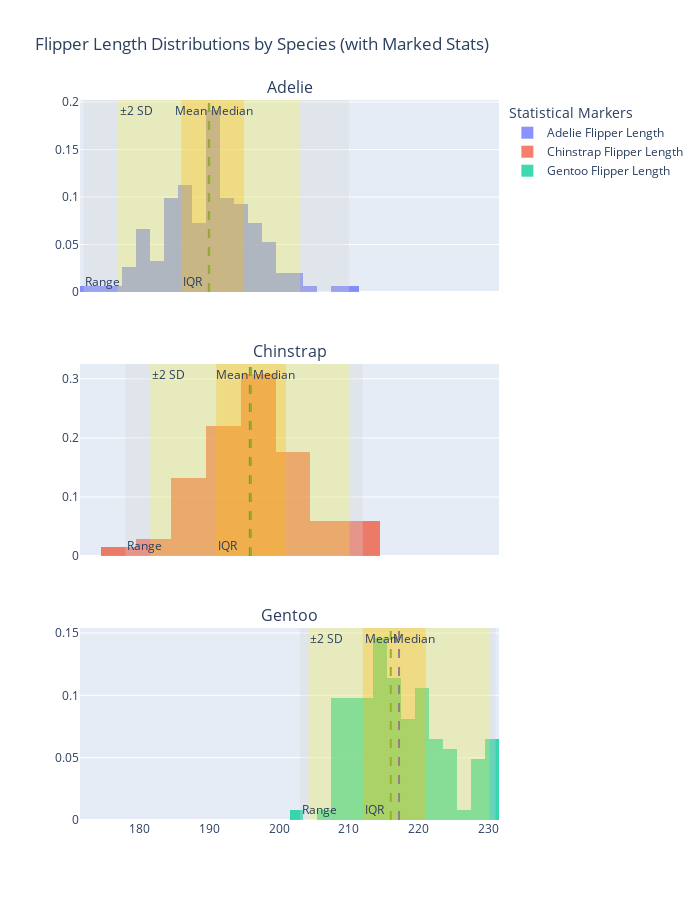

The notebook cell this image was saved under:
### Markdown cell above
**STAT130 HOMEWORK THREE**
EVELYN JIN

**PART ONE: PRELECTURE**

### Code cell
import pandas as pd
import plotly.graph_objects as go
import seaborn as sns
from plotly.subplots import make_subplots

# Load the penguins dataset
penguins = sns.load_dataset("penguins")

# Filter dataset by species
species_list = penguins['species'].dropna().unique()

# Create a subplot for histograms of each species
fig = make_subplots(rows=len(species_list), cols=1, shared_xaxes=True, 
                    subplot_titles=species_list, vertical_spacing=0.1)

for i, species in enumerate(species_list):
    # Filter for each species
    species_data = penguins[penguins['species'] == species]['flipper_length_mm'].dropna()

    # Calculate the statistics
    mean = species_data.mean()
    median = species_data.median()
    std_dev = species_data.std()
    min_val = species_data.min()
    max_val = species_data.max()
    q1 = species_data.quantile(0.25)
    q3 = species_data.quantile(0.75)

    # Create histogram for the species
    hist = go.Histogram(x=species_data, name=f'{species} Flipper Length',
                        histnorm='probability', opacity=0.75)

    # Add histogram to subplot
    fig.add_trace(hist, row=i+1, col=1)
    
    # Add vertical lines for mean and median
    fig.add_vline(x=mean, line=dict(color="blue", dash="dash"), row=i+1, col=1, annotation_text="Mean", annotation_position="top left", 
                  name="Mean")
    fig.add_vline(x=median, line=dict(color="green", dash="dash"), row=i+1, col=1, annotation_text="Median", annotation_position="top right", 
                  name="Median")
    
    # Add rectangles for range, interquartile range, and ±2 standard deviations
    fig.add_vrect(x0=min_val, x1=max_val, line_width=0, fillcolor="lightgray", opacity=0.3, row=i+1, col=1, 
                  annotation_text="Range", annotation_position="bottom left", name="Range")
    fig.add_vrect(x0=q1, x1=q3, line_width=0, fillcolor="orange", opacity=0.3, row=i+1, col=1, 
                  annotation_text="IQR", annotation_position="bottom left", name="IQR")
    fig.add_vrect(x0=mean - 2*std_dev, x1=mean + 2*std_dev, line_width=0, fillcolor="yellow", opacity=0.2, row=i+1, col=1, 
                  annotation_text="±2 SD", annotation_position="top left", name="±2 SD")

# Update layout for clarity
fig.update_layout(height=900, width=700, 
                  title_text="Flipper Length Distributions by Species (with Marked Stats)", 
                  showlegend=True, 
                  legend_title="Statistical Markers")

# Show the figure
fig.show()

### Figure 1 — Plotly figure (JSON) as saved in the notebook; plotly's stock layout.template omitted (floating-point values rounded to 4 significant figures; data arrays with more than 128 entries replaced by an {"elided": "..."} marker saying what was removed)
{"data": [{"histnorm": "probability", "name": "Adelie Flipper Length", "opacity": 0.75, "type": "histogram", "x": {"elided": "151 int values"}, "xaxis": "x", "yaxis": "y"}, {"histnorm": "probability", "name": "Chinstrap Flipper Length", "opacity": 0.75, "type": "histogram", "x": [192, 196, 193, 188, 197, 198, 178, 197, 195, 198, 193, 194, 185, 201, 190, 201, 197, 181, 190, 195, 181, 191, 187, 193, 195, 197, 200, 200, 191, 205, 187, 201, 187, 203, 195, 199, 195, 210, 192, 205, 210, 187, 196, 196, 196, 201, 190, 212, 187, 198, 199, 201, 193, 203, 187, 197, 191, 203, 202, 194, 206, 189, 195, 207, 202, 193, 210, 198], "xaxis": "x2", "yaxis": "y2"}, {"histnorm": "probability", "name": "Gentoo Flipper Length", "opacity": 0.75, "type": "histogram", "x": [211, 230, 210, 218, 215, 210, 211, 219, 209, 215, 214, 216, 214, 213, 210, 217, 210, 221, 209, 222, 218, 215, 213, 215, 215, 215, 216, 215, 210, 220, 222, 209, 207, 230, 220, 220, 213, 219, 208, 208, 208, 225, 210, 216, 222, 217, 210, 225, 213, 215, 210, 220, 210, 225, 217, 220, 208, 220, 208, 224, 208, 221, 214, 231, 219, 230, 214, 229, 220, 223, 216, 221, 221, 217, 216, 230, 209, 220, 215, 223, 212, 221, 212, 224, 212, 228, 218, 218, 212, 230, 218, 228, 212, 224, 214, 226, 216, 222, 203, 225, 219, 228, 215, 228, 216, 215, 210, 219, 208, 209, 216, 229, 213, 230, 217, 230, 217, 222, 214, 215, 222, 212, 213], "xaxis": "x3", "yaxis": "y3"}], "layout": {"annotations": [{"font": {"size": 16}, "showarrow": false, "text": "Adelie", "x": 0.5, "xanchor": "center", "xref": "paper", "y": 1, "yanchor": "bottom", "yref": "paper"}, {"font": {"size": 16}, "showarrow": false, "text": "Chinstrap", "x": 0.5, "xanchor": "center", "xref": "paper", "y": 0.6333, "yanchor": "bottom", "yref": "paper"}, {"font": {"size": 16}, "showarrow": false, "text": "Gentoo", "x": 0.5, "xanchor": "center", "xref": "paper", "y": 0.2667, "yanchor": "bottom", "yref": "paper"}, {"showarrow": false, "text": "Mean", "x": 190.0, "xanchor": "right", "xref": "x", "y": 1, "yanchor": "top", "yref": "y domain"}, {"showarrow": false, "text": "Median", "x": 190, "xanchor": "left", "xref": "x", "y": 1, "yanchor": "top", "yref": "y domain"}, {"showarrow": false, "text": "Range", "x": 172, "xanchor": "left", "xref": "x", "y": 0, "yanchor": "bottom", "yref": "y domain"}, {"showarrow": false, "text": "IQR", "x": 186, "xanchor": "left", "xref": "x", "y": 0, "yanchor": "bottom", "yref": "y domain"}, {"showarrow": false, "text": "±2 SD", "x": 176.9, "xanchor": "left", "xref": "x", "y": 1, "yanchor": "top", "yref": "y domain"}, {"showarrow": false, "text": "Mean", "x": 195.8, "xanchor": "right", "xref": "x2", "y": 1, "yanchor": "top", "yref": "y2 domain"}, {"showarrow": false, "text": "Median", "x": 196, "xanchor": "left", "xref": "x2", "y": 1, "yanchor": "top", "yref": "y2 domain"}, {"showarrow": false, "text": "Range", "x": 178, "xanchor": "left", "xref": "x2", "y": 0, "yanchor": "bottom", "yref": "y2 domain"}, {"showarrow": false, "text": "IQR", "x": 191, "xanchor": "left", "xref": "x2", "y": 0, "yanchor": "bottom", "yref": "y2 domain"}, {"showarrow": false, "text": "±2 SD", "x": 181.6, "xanchor": "left", "xref": "x2", "y": 1, "yanchor": "top", "yref": "y2 domain"}, {"showarrow": false, "text": "Mean", "x": 217.2, "xanchor": "right", "xref": "x3", "y": 1, "yanchor": "top", "yref": "y3 domain"}, {"showarrow": false, "text": "Median", "x": 216, "xanchor": "left", "xref": "x3", "y": 1, "yanchor": "top", "yref": "y3 domain"}, {"showarrow": false, "text": "Range", "x": 203, "xanchor": "left", "xref": "x3", "y": 0, "yanchor": "bottom", "yref": "y3 domain"}, {"showarrow": false, "text": "IQR", "x": 212, "xanchor": "left", "xref": "x3", "y": 0, "yanchor": "bottom", "yref": "y3 domain"}, {"showarrow": false, "text": "±2 SD", "x": 204.2, "xanchor": "left", "xref": "x3", "y": 1, "yanchor": "top", "yref": "y3 domain"}], "height": 900, "legend": {"title": {"text": "Statistical Markers"}}, "shapes": [{"line": {"color": "blue", "dash": "dash"}, "name": "Mean", "type": "line", "x0": 190.0, "x1": 190.0, "xref": "x", "y0": 0, "y1": 1, "yref": "y domain"}, {"line": {"color": "green", "dash": "dash"}, "name": "Median", "type": "line", "x0": 190, "x1": 190, "xref": "x", "y0": 0, "y1": 1, "yref": "y domain"}, {"fillcolor": "lightgray", "line": {"width": 0}, "name": "Range", "opacity": 0.3, "type": "rect", "x0": 172, "x1": 210, "xref": "x", "y0": 0, "y1": 1, "yref": "y domain"}, {"fillcolor": "orange", "line": {"width": 0}, "name": "IQR", "opacity": 0.3, "type": "rect", "x0": 186, "x1": 195, "xref": "x", "y0": 0, "y1": 1, "yref": "y domain"}, {"fillcolor": "yellow", "line": {"width": 0}, "name": "±2 SD", "opacity": 0.2, "type": "rect", "x0": 176.9, "x1": 203.0, "xref": "x", "y0": 0, "y1": 1, "yref": "y domain"}, {"line": {"color": "blue", "dash": "dash"}, "name": "Mean", "type": "line", "x0": 195.8, "x1": 195.8, "xref": "x2", "y0": 0, "y1": 1, "yref": "y2 domain"}, {"line": {"color": "green", "dash": "dash"}, "name": "Median", "type": "line", "x0": 196, "x1": 196, "xref": "x2", "y0": 0, "y1": 1, "yref": "y2 domain"}, {"fillcolor": "lightgray", "line": {"width": 0}, "name": "Range", "opacity": 0.3, "type": "rect", "x0": 178, "x1": 212, "xref": "x2", "y0": 0, "y1": 1, "yref": "y2 domain"}, {"fillcolor": "orange", "line": {"width": 0}, "name": "IQR", "opacity": 0.3, "type": "rect", "x0": 191, "x1": 201, "xref": "x2", "y0": 0, "y1": 1, "yref": "y2 domain"}, {"fillcolor": "yellow", "line": {"width": 0}, "name": "±2 SD", "opacity": 0.2, "type": "rect", "x0": 181.6, "x1": 210.1, "xref": "x2", "y0": 0, "y1": 1, "yref": "y2 domain"}, {"line": {"color": "blue", "dash": "dash"}, "name": "Mean", "type": "line", "x0": 217.2, "x1": 217.2, "xref": "x3", "y0": 0, "y1": 1, "yref": "y3 domain"}, {"line": {"color": "green", "dash": "dash"}, "name": "Median", "type": "line", "x0": 216, "x1": 216, "xref": "x3", "y0": 0, "y1": 1, "yref": "y3 domain"}, {"fillcolor": "lightgray", "line": {"width": 0}, "name": "Range", "opacity": 0.3, "type": "rect", "x0": 203, "x1": 231, "xref": "x3", "y0": 0, "y1": 1, "yref": "y3 domain"}, {"fillcolor": "orange", "line": {"width": 0}, "name": "IQR", "opacity": 0.3, "type": "rect", "x0": 212, "x1": 221, "xref": "x3", "y0": 0, "y1": 1, "yref": "y3 domain"}, {"fillcolor": "yellow", "line": {"width": 0}, "name": "±2 SD", "opacity": 0.2, "type": "rect", "x0": 204.2, "x1": 230.2, "xref": "x3", "y0": 0, "y1": 1, "yref": "y3 domain"}], "showlegend": true, "title": {"text": "Flipper Length Distributions by Species (with Marked Stats)"}, "width": 700, "xaxis": {"anchor": "y", "domain": [0, 1], "matches": "x3", "showticklabels": false}, "xaxis2": {"anchor": "y2", "domain": [0, 1], "matches": "x3", "showticklabels": false}, "xaxis3": {"anchor": "y3", "domain": [0, 1]}, "yaxis": {"anchor": "x", "domain": [0.7333, 1]}, "yaxis2": {"anchor": "x2", "domain": [0.3667, 0.6333]}, "yaxis3": {"anchor": "x3", "domain": [0, 0.2667]}}}
